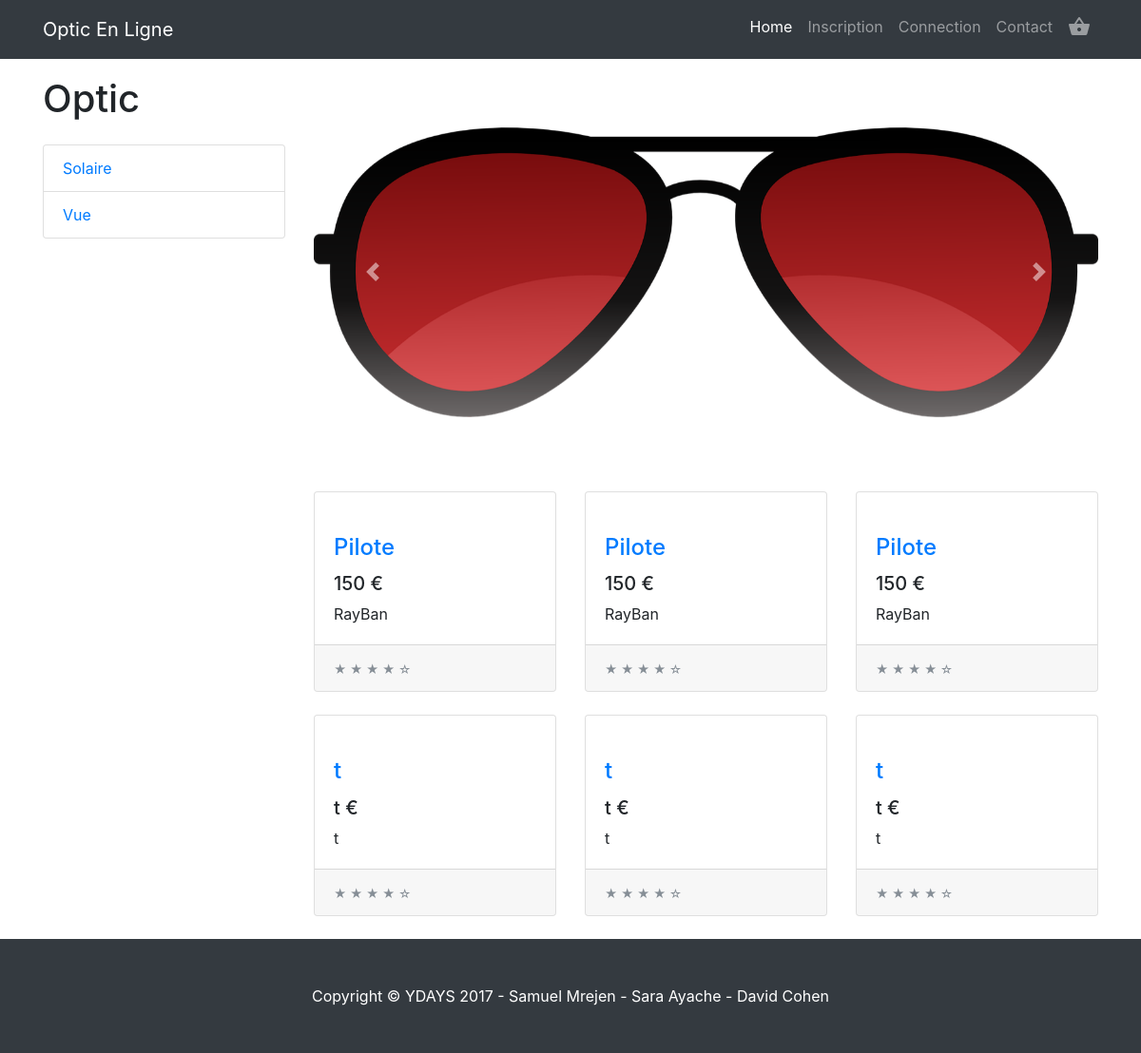
Before: / with the older database file.
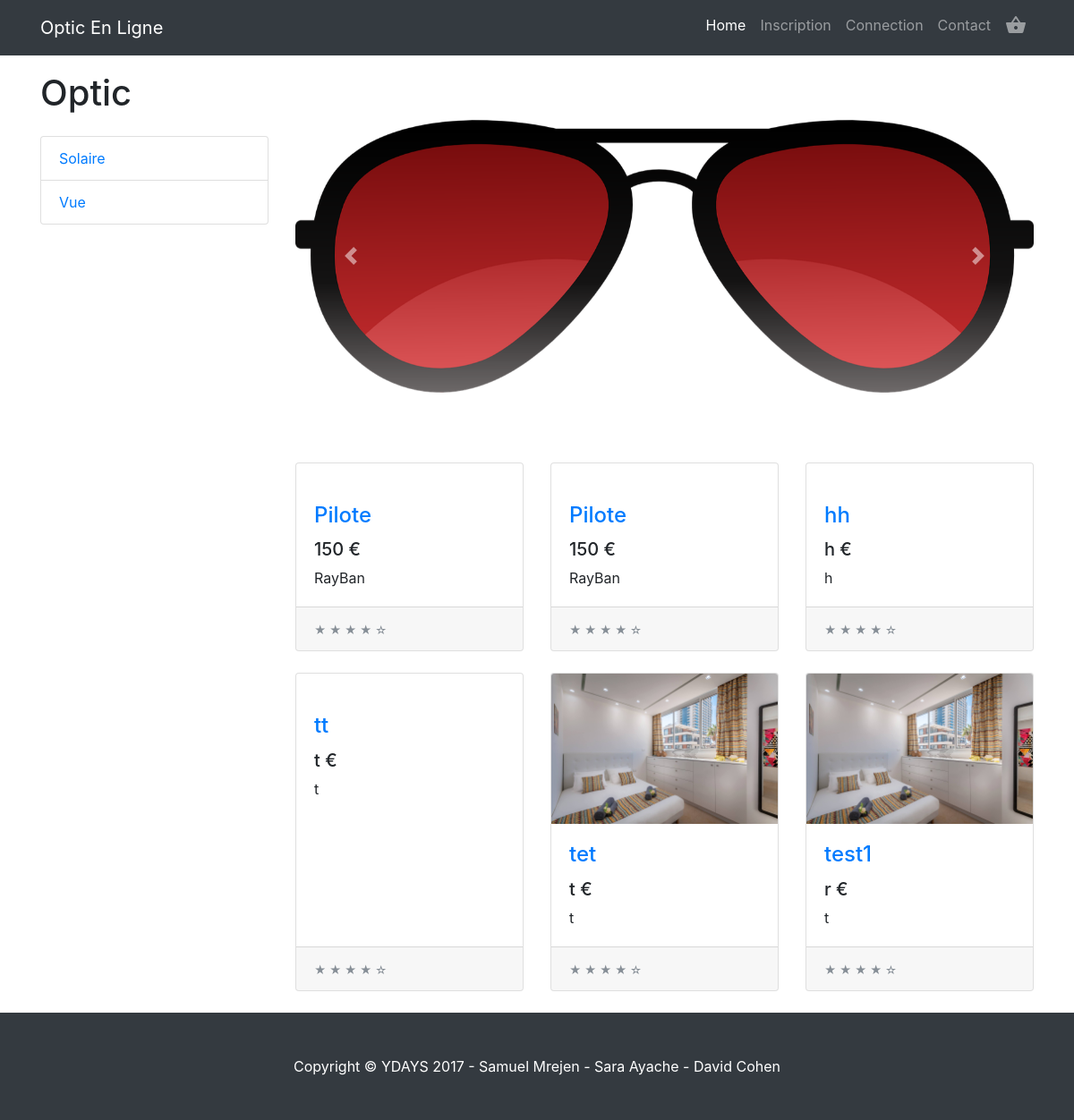
After: the same page with the newer database file.
### tables this page shows
CREATE TABLE `glasses` (
  `id` int(11) NOT NULL,
  `name` varchar(255) NOT NULL,
  `marque` varchar(255) NOT NULL,
  `price` varchar(255) NOT NULL,
  `size` varchar(255) NOT NULL,
  `type` varchar(255) NOT NULL,
  `ref` varchar(255) NOT NULL,
  `sexe` varchar(255) NOT NULL,
  `image` varchar(255) NOT NULL
);

### Controllers/homeController.php (called while the page is built)
<?php
require_once('Models/GlassesSQL.php');
$selectGlasses = new GlassesSQL();
$selectXGlasses = $selectGlasses->selectXGlasse();
require_once('Views/home.php');

### Models/GlassesSQL.php (called while the page is built, shortened)
<?php
class GlassesSQL
{
    public function selectXGlasse()
    {
        global $bdd;
        $selectXGlassesLocal = $bdd->prepare("SELECT * FROM `glasses` t1 WHERE (SELECT COUNT(*) FROM `glasses` t2 WHERE t1.id < t2.id) < 6 ORDER BY id ASC");
        $selectXGlassesLocal->execute();
        $selectXNumber = $selectXGlassesLocal->fetchAll();
        return $selectXNumber;
    }
}

### Views/home.php (the view, shortened to what this page needs)
<?php
require_once('Views/Layout.php');
?>
<body>
<div class="container">
    <div class="row">
        <div class="col-lg-3">
            <h1 class="my-4">Optic</h1>
            <div class="list-group">
                <a href="index.php?p=solaire" class="list-group-item">Solaire</a>
                <a href="index.php?p=vue" class="list-group-item">Vue</a>
            </div>
        </div>
        <div class="col-lg-9">
            <div id="carouselExampleIndicators" class="carousel slide my-4" data-ride="carousel">
                <ol class="carousel-indicators">
                    <li data-target="#carouselExampleIndicators" data-slide-to="0" class="active"></li>
                    <li data-target="#carouselExampleIndicators" data-slide-to="1"></li>
                    <li data-target="#carouselExampleIndicators" data-slide-to="2"></li>
                </ol>
                <div class="carousel-inner" role="listbox">
                    <div class="carousel-item active">
                        <img class="d-block img-fluid" src="Views/images/sun-glass-1088490_1280 (1).png" alt="First slide">
                    </div>
                </div>
                <a class="carousel-control-prev" href="#carouselExampleIndicators" role="button" data-slide="prev">
                    <span class="carousel-control-prev-icon" aria-hidden="true"></span>
                </a>
                <a class="carousel-control-next" href="#carouselExampleIndicators" role="button" data-slide="next">
                    <span class="carousel-control-next-icon" aria-hidden="true"></span>
                </a>
            </div>
            <div class="row">
                <?php foreach ($selectXGlasses as $item) { ?>
                    <div class="col-lg-4 col-md-6 mb-4">
                        <div class="card h-100">
                            <a href="index.php?p=productDetail&id=<?php echo $item['id'] ?>"><img class="card-img-top"
                                                                                                  src="<?= $item['image'] ?>"
                                                                                                  alt=""></a>
                            <div class="card-body">
                                <h4 class="card-title">
                                    <a href="index.php?p=productDetail&id=<?php echo $item['id'] ?>"><?php echo $item['name'] ?></a>
                                </h4>
                                <h5><?php echo $item['price'] ?> €</h5>
                                <p class="card-text"><?php echo $item['marque'] ?></p>
                            </div>
                            <div class="card-footer">
                                <small class="text-muted">&#9733; &#9733; &#9733; &#9733; &#9734;</small>
                            </div>
                        </div>
                    </div>
                <?php } ?>
            </div>
        </div>
    </div>
</div>
<footer class="py-5 bg-dark">
    <div class="container">
        <p class="m-0 text-center text-white">Copyright &copy; YDAYS 2017 - Samuel Mrejen - Sara Ayache - David
            Cohen</p>
    </div>
</footer>
</body>
</html>

### index.php (shortened to what this page needs)
<?php
require_once ('Models/dbConn.php');
require_once ('Models/GlassesSQL.php');
if (!isset($_GET['p']) OR $_GET['p'] === 'index') {
require_once('Controllers/homeController.php');
}elseif(!isset($_GET['p']) OR $_GET['p'] === 'updateUsers'){
require_once ('Controllers/updateUserController.php');
}elseif(!isset($_GET['p']) OR $_GET['p'] === 'delete_user'){
require_once ('Controllers/deleteUserController.php');
}elseif(!isset($_GET['p']) OR $_GET['p'] === 'commandeUser'){
    require_once ('Controllers/afficherCommandeController.php');
}elseif(!isset($_GET['p']) OR $_GET['p'] === 'register'){
    require_once('Controllers/registerController.php');
}elseif(!isset($_GET['p']) OR $_GET['p'] === 'addProduct'){
    require_once('Controllers/addProductController.php');
}elseif(!isset($_GET['p']) OR $_GET['p'] === 'solaire'){
    require_once('Controllers/solaireController.php');
}elseif(!isset($_GET['p']) OR $_GET['p'] === 'vue'){
    require_once('Controllers/vueController.php');
}elseif(!isset($_GET['p']) OR $_GET['p'] === 'lentille'){
    require_once('Controllers/lentilleController.php');
}elseif(!isset($_GET['p']) OR $_GET['p'] === 'deleteUsers'){
    require_once('Controllers/afficherDeleteController.php');
}elseif(!isset($_GET['p']) OR $_GET['p'] === 'commandeAdmin'){
    require_once('Controllers/afficherCommandeAdminController.php');
}
elseif(!isset($_GET['p']) OR $_GET['p'] === 'productDetail'){
    require_once('Controllers/productDetailController.php');
}elseif(!isset($_GET['p']) OR $_GET['p'] === 'connection'){
    require_once('Controllers/connectionController.php');
}elseif(!isset($_GET['p']) OR $_GET['p'] === 'deconnection'){
    require_once('Controllers/deconnectionController.php');
}elseif(!isset($_GET['p']) OR $_GET['p'] === 'connectionAdmin'){
    require_once('Controllers/connectionAdminController.php');
}elseif(!isset($_GET['p']) OR $_GET['p'] === 'deleteGlasses'){
    require_once('Controllers/deleteGlassesController.php');
}elseif(!isset($_GET['p']) OR $_GET['p'] === 'updateGlasses'){
    require_once('Controllers/updateGlassesController.php');
}elseif(!isset($_GET['p']) OR $_GET['p'] === 'panier'){
    require_once('Controllers/panierController.php');
}elseif(!isset($_GET['p']) OR $_GET['p'] === 'rentPage'){
    require_once('Controllers/rentPageController.php');
}elseif(!isset($_GET['p']) OR $_GET['p'] === 'paymentPage'){
    require_once('Controllers/paymentPageController.php');
}elseif(!isset($_GET['p']) OR $_GET['p'] === 'adminView'){
    require_once('Controllers/adminViewController.php');
}elseif(!isset($_GET['p']) OR $_GET['p'] === 'listProductAdmin'){
    require_once('Controllers/ListProductAdminController.php');
} elseif(!isset($_GET['p']) OR $_GET['p'] === 'monCompte'){
    require_once('Controllers/monCompteController.php');
}elseif(!isset($_GET['p']) OR $_GET['p'] === 'addPanier'){
    require_once('Controllers/addPanierController.php');
}elseif(!isset($_GET['p']) OR $_GET['p'] === 'deleteItemPanier'){
    require_once('Controllers/deleteItemPanierController.php');
}

### Views/Layout.php (shortened to what this page needs)
<!DOCTYPE html>
<html lang="en">
<head>
    <link href="Views/vendor/bootstrap/css/bootstrap.min.css" rel="stylesheet">
    <link href="Views/css/shop-homepage.css" rel="stylesheet">
    <link href="Views/vendor/font-awesome/css/font-awesome.min.css" rel="stylesheet" type="text/css">
    <link href="Views/css/sb-admin.css" rel="stylesheet">
    <link href="Views/vendor/datatables/dataTables.bootstrap4.css" rel="stylesheet">
    <link href="Views/css/1-col-portfolio.css" rel="stylesheet">
</head>
<nav class="navbar navbar-expand-lg navbar-dark bg-dark fixed-top">
    <div class="container">
        <a class="navbar-brand" href="index.php">Optic En Ligne</a>
        <div class="collapse navbar-collapse" id="navbarResponsive">
            <ul class="navbar-nav ml-auto">
                <?php if (!isset($_SESSION['connected']) || $_SESSION['connected'] === false) { ?>
                    <li class="nav-item active">
                        <a class="nav-link" href="index.php">Home
                        </a>
                    </li>
                    <li class="nav-item">
                        <a class="nav-link" href="index.php?p=register">Inscription</a>
                    </li>
                    <li class="nav-item">
                        <a class="nav-link" href="index.php?p=connection">Connection</a>
                    </li>
                    <li class="nav-item">
                        <a class="nav-link" href="#">Contact</a>
                    </li>
                    <li class="nav-item">
                        <a class="nav-link" href="index.php?p=panier"><i class="material-icons">shopping_basket</i></a>
                    </li>
                <?php } ?>
            </ul>
        </div>
    </div>
</nav>

### Views/css/shop-homepage.css (style rules this page uses)
body { padding-top: 54px; }
@media (min-width: 992px) { body { padding-top: 56px; } }

### Views/css/sb-admin.css (style rules this page uses)
html { position: relative; min-height: 100%; }
body { overflow-x: hidden; }

### Views/css/1-col-portfolio.css (style rules this page uses)
body { padding-top: 54px; }
@media (min-width: 992px) { body { padding-top: 56px; } }

Changed rows visible on the page:
no longer on this page (row unchanged): glasses: name "Pilote", price "150", marque "RayBan"
removed glasses: name "t", price "t", marque "t"
removed glasses: name "t", price "t", marque "t"
removed glasses: name "t", price "t", marque "t"
added glasses: name "hh", price "h", marque "h"
added glasses: name "tt", price "t", marque "t"
added glasses: image (picture), name "tet", price "t", marque "t"
added glasses: image (picture), name "test1", price "r", marque "t"
